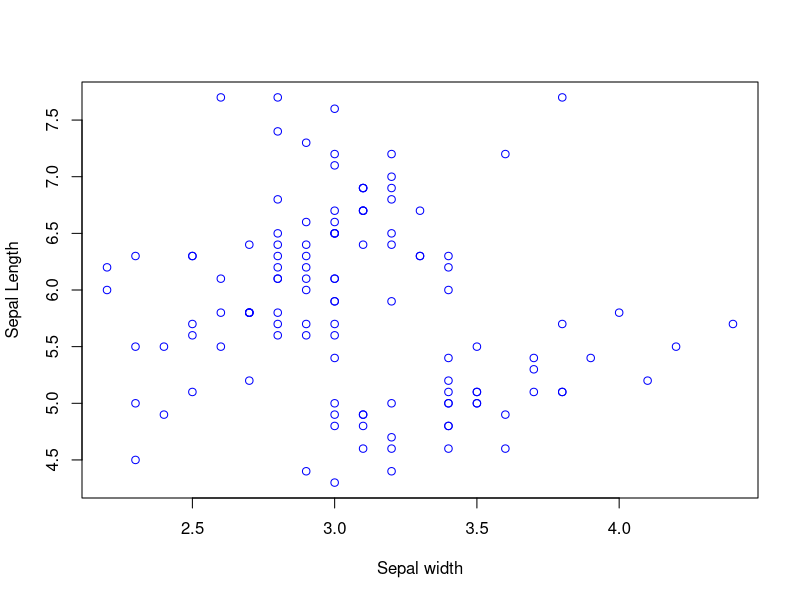
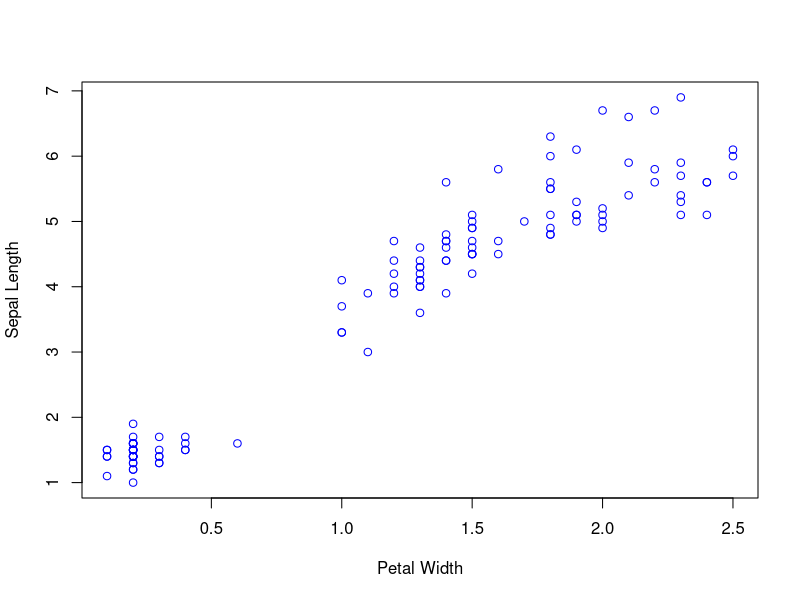
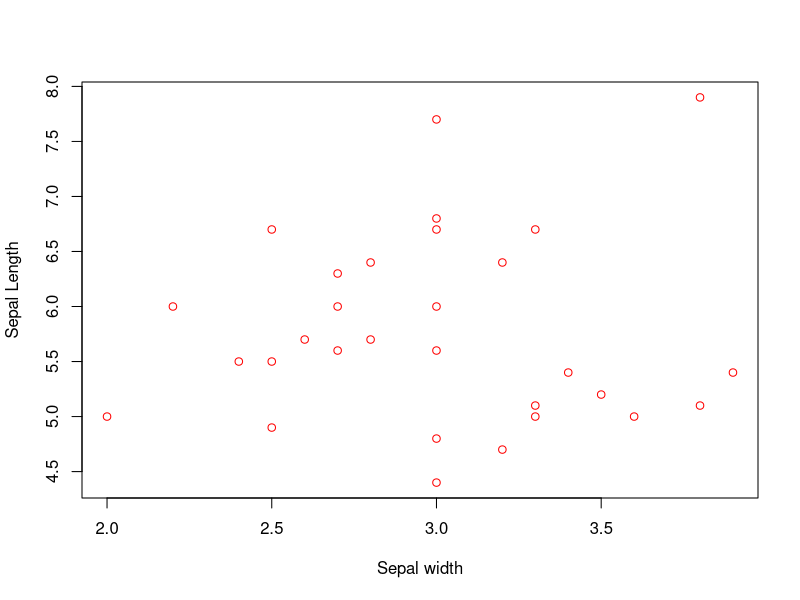
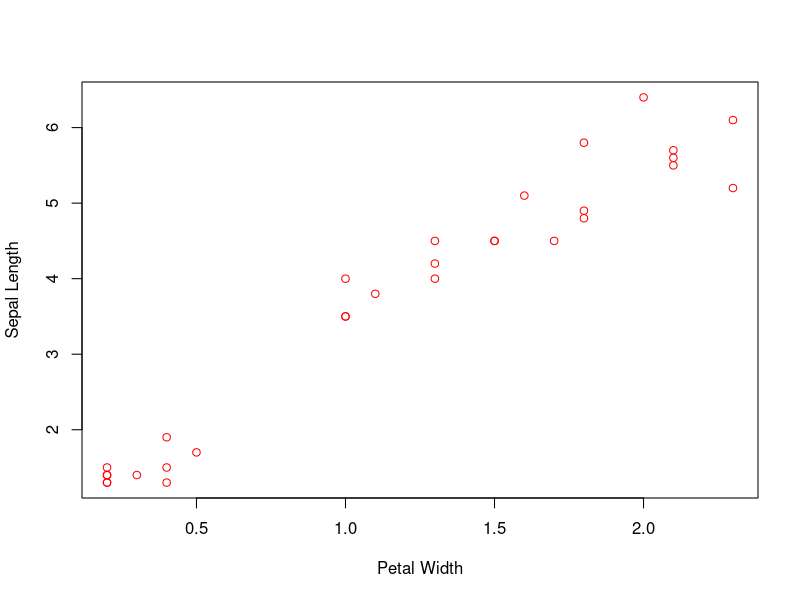

R code for these plots, in order: (Note: this script raises an error after producing the figures.)
setwd('/Users/manasavegesna/Documents/BetterMe/DataScienceR')

# Importing libraries
library(datasets) # Contains the Iris data set
library(caret) # Package for machine learning algorithms / CARET stands for Classification And REgression Training

# Importing the Iris data set
data(iris)

# Checking for missing data
sum(is.na(iris))

# To achieve reproducible model; setting the random seed number
set.seed(100)

# Data Splitting
#Data is split into 2: training set (which is used to create the training model) and this is applied to predict the class label in the testing set
# training set (80%) and testing set(20%)

# Performs stratified random split of the data set
TrainingIndex <- createDataPartition(iris$Species, p=0.8, list = FALSE)
TrainingSet <- iris[TrainingIndex,] # Training Set
TestingSet <- iris[-TrainingIndex,] # Test Set

# Compare scatter plot of the 80 and 20 data subsets
# Scatterplot for Training dataset
plot(TrainingSet$Sepal.Width, TrainingSet$Sepal.Length, col='blue', xlab= 'Sepal width', ylab = 'Sepal Length')
plot(TrainingSet$Petal.Width, TrainingSet$Petal.Length, col='blue', xlab='Petal Width', ylab='Sepal Length')
#Scatterplot for Testing dataset
plot(TestingSet$Sepal.Width, TestingSet$Sepal.Length, col='red', xlab= 'Sepal width', ylab = 'Sepal Length')
plot(TestingSet$Petal.Width, TestingSet$Petal.Length, col='red', xlab='Petal Width', ylab='Sepal Length')

###############################
# Building a classification model using a Support Vector Machine Model
#SVM model (polynomial kernel)

library(e1071)
# Build Training model
Model <- train(Species ~ ., data = TrainingSet,
               method = "svmPoly",
               na.action = na.omit,
               preProcess=c("scale","center"),
               trControl= trainControl(method="none"),
               tuneGrid = data.frame(degree=1,scale=1,C=1)
)

# Build CV (Cross Validation) model
Model.cv <- train(Species ~ ., data = TrainingSet,
                  method = "svmPoly",
                  na.action = na.omit,
                  preProcess=c("scale","center"),
                  trControl= trainControl(method="cv", number=10),
                  tuneGrid = data.frame(degree=1,scale=1,C=1)
)


# Apply model for prediction
Model.training <-predict(Model, TrainingSet) # Apply model to make prediction on Training set
Model.testing <-predict(Model, TestingSet) # Apply model to make prediction on Testing set
Model.cv <-predict(Model.cv, TrainingSet) # Perform cross-validation

# Evaluating Model Prediction Performance (Displays confusion matrix and statistics)
Model.training.confusion <-confusionMatrix(Model.training, TrainingSet$Species)
Model.testing.confusion <-confusionMatrix(Model.testing, TestingSet$Species)
Model.cv.confusion <-confusionMatrix(Model.cv, TrainingSet$Species)

#Looking at the model performance metrics
print(Model.training.confusion)
print(Model.testing.confusion)
print(Model.cv.confusion)

# Feature importance (tells us which feature was most important for the class prediction)
Importance <- varImp(Model)
plot(Importance)
plot(Importance, col = "red")
